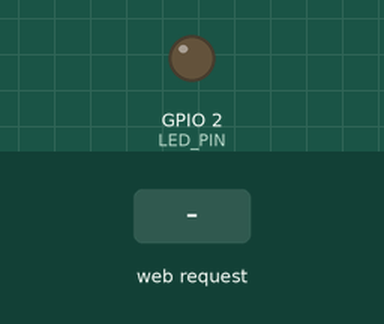
This sketch was run on a simulated ESP32-C3. Shown: output pins drawn as LEDs (lit = HIGH). The inputs (shaded band) are chosen by the test bench. WiFi joins after 1.5 s; servers stay silent unless stated; what the sketch prints to the serial monitor is not drawn.

Above: at 2.7 s.
2.8 s: HTTP request GET /on received
At 3.8 s:
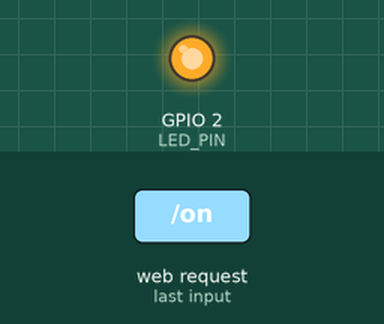
4.3 s: HTTP request GET /off received
At 4.9 s:
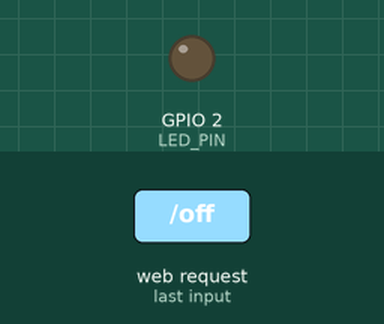
Timing chart, 0 to 7.3 s (numbered marks = the images above; inputs shaded):
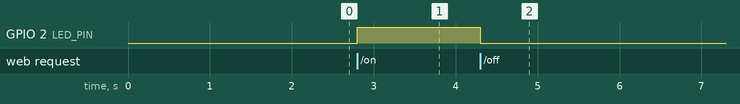

The sketch:

esp32_c3_mini_wifi_page.ino
```cpp
#include <WiFi.h>
#include <WebServer.h>

const char* ssid = "";
const char* password = "";

WebServer server(80);

#define LED_PIN 2  // Pino onde o LED está conectado

void handleRoot() {
  String html = R"rawliteral(
    <!DOCTYPE html>
    <html>
    <head>
      <title>ESP32 C3 SUPER MINI</title>
      <meta charset="UTF-8">
      <style>
        body { font-family: Arial; background: #111; color: white; text-align: center; padding-top: 50px; }
        button { font-size: 20px; padding: 10px 20px; margin: 20px; background: #f90; border: none; border-radius: 5px; cursor: pointer; }
      </style>
    </head>
    <body>
      <h1>ESP32 Conectado com sucesso!</h1>
      <button onclick="location.href='/on'">Ligar LED</button>
      <button onclick="location.href='/off'">Desligar LED</button>
    </body>
    </html>
  )rawliteral";

  server.send(200, "text/html", html);
}

void handleOn() {
  digitalWrite(LED_PIN, HIGH);
  Serial.println("LED LIGADO");
  server.sendHeader("Location", "/");
  server.send(303);
}

void handleOff() {
  digitalWrite(LED_PIN, LOW);
  Serial.println("LED DESLIGADO");
  server.sendHeader("Location", "/");
  server.send(303);
}

void setup() {
  Serial.begin(115200);
  pinMode(LED_PIN, OUTPUT);
  digitalWrite(LED_PIN, LOW); // Garante que comece desligado

  WiFi.begin(ssid, password);
  Serial.print("Conectando ao Wi-Fi");

  while (WiFi.status() != WL_CONNECTED) {
    delay(500);
    Serial.print(".");
  }

  Serial.println("\nWi-Fi conectado!");
  Serial.print("IP: ");
  Serial.println(WiFi.localIP());

  server.on("/", handleRoot);
  server.on("/on", handleOn);
  server.on("/off", handleOff);

  server.begin();
  Serial.println("Servidor web iniciado");
}

void loop() {
  server.handleClient();
}
```

Measured:
- after the input at 2.8 s, GPIO 2 (LED_PIN): LOW → HIGH at once
- after the input at 4.3 s, GPIO 2 (LED_PIN): HIGH → LOW at once
